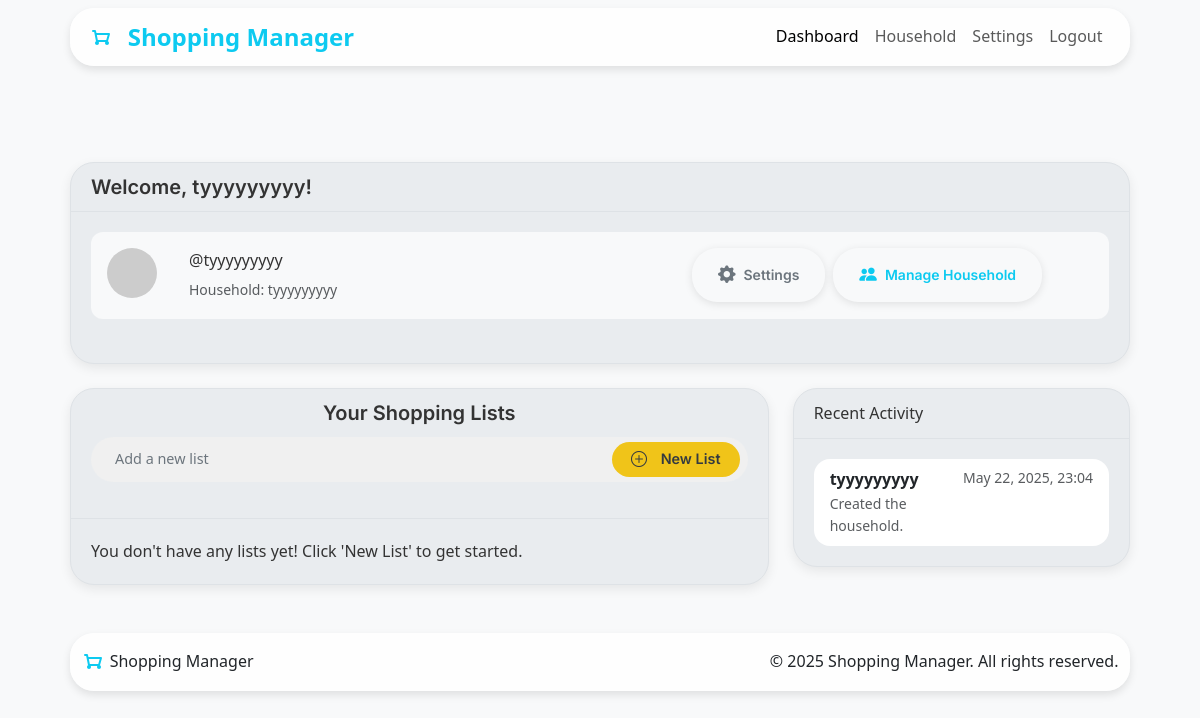
The app's page /dashboard (signed in) with its own data.
### app/models.py (models this page shows, shortened)
class User(db.Model, UserMixin):
    __tablename__ = 'users'
    id = db.Column(db.Integer, primary_key=True)
    username = db.Column(db.String(80), unique=True, nullable=False)
    name = db.Column(db.String(80), nullable=False)
    password = db.Column(db.String(128), nullable=False)
    role = db.Column(db.String(20), default='member')  # member or admin
    avatar_url = db.Column(db.String(256), nullable=True)  # DiceBear URL or uploaded file path
    household_id = db.Column(db.Integer, db.ForeignKey('households.id'))
    household = db.relationship('Household', back_populates='members', foreign_keys=[household_id])
    administered_household = db.relationship('Household', back_populates='admin',
                                             foreign_keys='Household.admin_id', uselist=False)
    created_lists = db.relationship('ShoppingList', backref='creator', lazy=True)
    added_items = db.relationship('ListItem', backref='added_by', lazy=True)
    activities = db.relationship('ActivityLog', backref='user', lazy=True)

class Household(db.Model):
    __tablename__ = 'households'
    id = db.Column(db.Integer, primary_key=True)
    join_code = db.Column(db.String(36), unique=True, nullable=False, default=lambda: secrets.token_hex(4).upper())
    name = db.Column(db.String(100), nullable=False)
    created_at = db.Column(
    db.DateTime(timezone=True),
    default=lambda: datetime.now(tz)
    )
    admin_id = db.Column(db.Integer, db.ForeignKey('users.id'), nullable=False)
    admin = db.relationship('User', back_populates='administered_household', foreign_keys=[admin_id])
    members = db.relationship('User', back_populates='household', lazy=True, foreign_keys='User.household_id')
    shopping_lists = db.relationship('ShoppingList', backref='household', lazy=True, cascade="all, delete-orphan")

class ActivityLog(db.Model):
    __tablename__ = 'activity_log'
    id = db.Column(db.Integer, primary_key=True)
    user_id = db.Column(db.Integer, db.ForeignKey('users.id'), nullable=False)
    household_id = db.Column(db.Integer, db.ForeignKey('households.id'), nullable=False)
    action_type = db.Column(db.String(50), nullable=False)
    timestamp = db.Column(
    db.DateTime(timezone=True),
    default=lambda: datetime.now(tz)
    )

### app/routes.py (the view)
@main.route('/dashboard')
@login_required
def dashboard():
    new_list_form = ShoppingListForm()
    household_id = current_user.household_id
    if not household_id:
        flash("You must join or create a household first.", "warning")
        return redirect(url_for('household_bp.setup'))
    household = HouseholdModel.query.get(household_id)
    if not household:
        flash("Household not found.", "danger")
        return redirect(url_for('main.dashboard'))
    is_admin = (current_user.id == household.admin_id)
    all_household_lists = ShoppingListModel.query.filter_by(
        household_id=household_id
    ).order_by(
        ShoppingListModel.created_at.desc()
    ).all()
    recent_activity = ActivityLog.query.filter_by(
        household_id=household_id
    ).order_by(
        ActivityLog.timestamp.desc()
    ).limit(5).all()
    return render_template(
        'dashboard.html',
        title=f"Dashboard - {household.name}",
        household=household,
        lists=all_household_lists,
        is_admin=is_admin,
        recent_activity=recent_activity,
        format_action=format_action,
        new_list_form=new_list_form
    )

### app/shopping_lists/forms.py
class ShoppingListForm(FlaskForm):
    name = StringField('List Name', validators=[DataRequired()])
    submit = SubmitField('Create List')

### templates/dashboard.html (shortened to what this page needs)
{% extends "base.html" %}
{% block content %}
<div class="container mt-2">
    <div class="card sm-card mb-4">
        <div class="card-header"><h5 class="mb-0">Welcome, {{ current_user.name | default('User') }}!</h5></div>
        <div class="card-body">
            <div class="profile-header d-flex flex-column flex-md-row align-items-center align-items-md-start">
                <div class="text-center text-md-start mb-3 mb-md-0 me-md-3">
                    <img src="{{ current_user.avatar_url }}"
                        alt="{{ current_user.name }}'s avatar"
                        class="profile-pic-actual"
                        onerror="this.onerror=null; this.src='https://api.dicebear.com/7.x/initials/svg?seed={{ current_user.name }}'">
                </div>
                <div class="profile-info w-100 w-md-auto me-md-auto mb-3 mb-md-0 text-center text-md-start">
                    <p class="card-text mb-1">@{{ current_user.username }}</p>
                    {% if current_user.household %}
                    <small class="text-muted">Household: {{ current_user.household.name }}</small>
                    {% else %}
                    <small class="text-muted">Not currently in a household. <a href="{{ url_for('household_bp.setup')}}">Join or Create One!</a></small>
                    {% endif %}
                </div>
                <div class="profile-actions d-flex flex-column flex-sm-row align-items-sm-center w-100 w-md-auto justify-content-center">
                    <a href="{{ url_for('settings_bp.account_settings') }}" class="btn btn-sm btn-outline-secondary mb-2 mb-sm-0 me-sm-2">
                        <i class="bi bi-gear-fill"></i> Settings
                    </a>
                    {% if current_user.household and (is_admin or current_user.is_admin_of_household) %}
                    <a href="{{ url_for('household_bp.manage_household', household_id=current_user.household_id) }}" class="btn btn-sm btn-outline-info">
                        <i class="bi bi-people-fill"></i> Manage Household
                    </a>
                    {% endif %}
                </div>
            </div>
        </div>
    </div>
    <div class="row">
        <div class="col-md-8">
            <div class="card sm-card mb-4">
                <div class="card-header">
                    <div class="list-header-controls">
                        <h2 class="h4 list-header-title">Your Shopping Lists</h2>
                        <div class="header-actions-toolbar">
                            <div class="header-action-group" id="headerQuickAddGroup">
                                <div class="dashboard-new-list-container">
                                    <form class="d-flex my-auto" role="New List" id="dashboardListAddForm" action="{{ url_for('shoppinglist_bp.create_list') }}" method="post">
                                        <div class="shopping-new-list-pill-container">
                                        {{ new_list_form.name(class_='form-control' + (' is-invalid' if new_list_form.name.errors else ''), placeholder="Add a new list", id="dashboardNewListInput", type="text", aria_label="New List") }}
                                            <button class="btn btn-new-list-custom expanded" type="submit" id="dashboardNewListBtn">
                                                    <i class="bi bi-plus-circle"></i>
                                                    <span class="New-List-text">New List</span>
                                            </button>
                                        </div>
                                    </form>
                                </div>
                            </div>
                        </div>
                    </div>
                </div>
                <div class="card-body">
                    {% if lists %}
                    <div class="table-container">
                        <table class="table align-middle rounded-table" id="shoppingListsTable">
                            <thead>
                                <tr>
                                    <th scope="col">List Name</th>
                                    <th scope="col" class="text-end">Actions</th>
                                </tr>
                            </thead>
                            <tbody>
                                {% for list in lists %}
                                <tr id="list-row-{{ list.id }}">
                                    <td>
                                        <strong>{{ list.name }}</strong>
                                    </td>
                                    <td class="text-end">
                                        <div class="d-flex flex-wrap justify-content-end gap-2">
                                            <a href="{{ url_for('shoppinglist_bp.edit_list', list_id=list.id) }}"
                                            class="btn btn-sm btn-outline-secondary" title="Edit List Name" id="eeditbtn">
                                            <i class="bi bi-pencil-square"></i>
                                            </a>
                                            <button type="submit"
                                                class="btn btn-sm btn-outline-danger delete-list-btn"
                                                title="Delete List"
                                                data-bs-toggle="modal"
                                                data-bs-target="#confirmModal"
                                                data-modal-title="Confirm List Deletion"
                                                data-modal-body="Are you sure you want to delete the list '{{ list.name | escape }}' and all its items? This cannot be undone."
                                                data-modal-confirm-text="Delete List"
                                                data-action-url="{{ url_for('shoppinglist_bp.delete_list', list_id=list.id) }}"
                                                data-target-element-selector="#list-row-{{ list.id }}"
                                                data-redirect-url="{{ url_for('main.dashboard') }}">
                                            <i class="bi bi-trash"></i>
                                            </button>
                                            <a href="{{ url_for('shoppinglist_bp.view_list', list_id=list.id) }}"
                                            class="btn btn-sm btn-outline-primary">
                                            <i class="bi bi-eye-fill"></i> <span class="d-none d-sm-inline">View</span>
                                            </a>
                                        </div>
                                    </td>
                                </tr>
                                {% endfor %}
                            </tbody>
                        </table>
                    </div>
                    {% else %}
                    <div>
                        <p class="card-text">You don't have any lists yet! Click 'New List' to get started.</p>
                    </div>
                    {% endif%}
                </div>
            </div>
        </div>
        <div class="col-md-4">
            <div class="card sm-card mb-4">
                <div class="card-header">Recent Activity</div>
                <div class="card-body">
                    {% if recent_activity %}
                    <ul class="list-group list-group-flush">
                        {% for activity in recent_activity %}
                        <li class="list-group-item d-flex justify-content-between align-items-start">
                            <div>
                            <strong>{{ activity.user.name }}</strong>
                            <small class="text-muted d-block">{{ format_action(activity.action_type) }}</small>
                            </div>
                            <small class="text-muted text-nowrap utc-time" data-utc="{{ activity.timestamp.isoformat() }}">{{ activity.timestamp }}</small>
                        </li>
                        {% endfor %}
                    </ul>
                    {% else %}
                    <p class="card-text">No Activity Yet!</p>
                    {% endif %}
                </div>
            </div>
        </div>
    </div>
</div>
{% endblock %}

### static/css/base.css (style rules this page uses)
* { margin: 0; padding: 0; box-sizing: border-box; font-family: 'Inter' sans-serif; }
body { line-height: 1.6; color: var(--dark); background-color: var(--background); font-weight: 400; }
.container { width: 100%; margin: 0 auto; padding: 0 20px; }
h1,h2,h3,h4,h5,h6,.h1,.h2,.h3,.h4,.h5,.h6 { font-family: 'Inter', sans-serif; font-weight: 600; }
h2 { font-size: 2.5rem; margin-bottom: 1rem; }

### static/css/variables.css (style rules this page uses)
:root { --primary: #0dcaf0; --primary-variant: #08a7c2; --secondary: #6c757d; --secondary-variant: #5a6268; --warning: #f0c419; --warning-variant: #d0a408; --success: #136e22; --success-variant: #0e4e16; --text-primary: #212529; --text-secondary: #6c757d; --text-light: #ffffff; --text-faint: #a1a1a1; --background: #ffffff; --background-variant: #f8f9fa; --surface: #ffffff; --surface-variant: #e9ecef; --border: #dee2e6; --border-light: #eff2f5; --shadow: 0 0.5rem 1rem rgba(0, 0, 0, 0.15); --shadow-sm: 0 0.125rem 0.25rem rgba(0, 0, 0, 0.075); --transition: all 0.2s ease-in-out; --rounded-md: 0.375rem; --rounded-lg: 0.5rem; --spacing-sm: 0.5rem; --spacing-md: 1rem; --spacing-lg: 2rem; }

### records on screen
User: name "tyyyyyyyyy", username "tyyyyyyyyy"
Household: household.name "tyyyyyyyyy"
ActivityLog: user.name "tyyyyyyyyy", action_type "Created the household."
